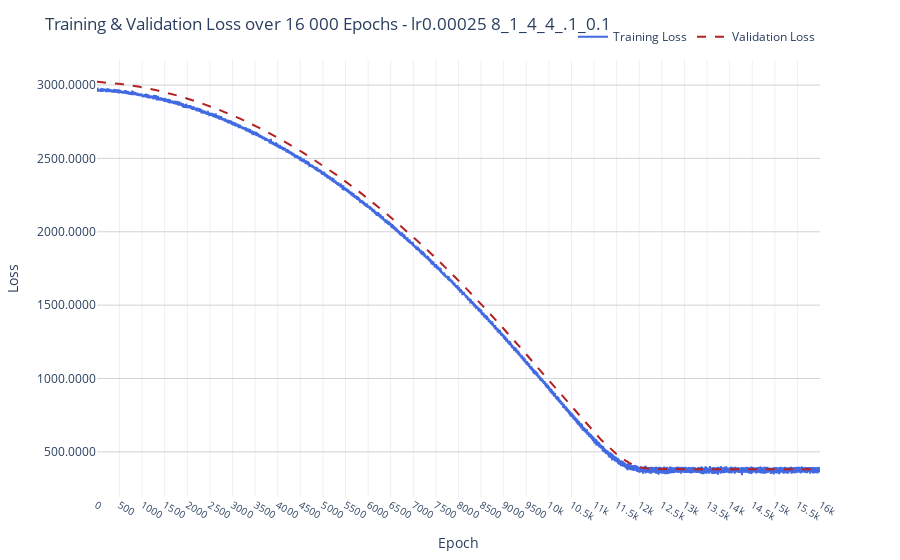

Source (notebook cell):
### Code cell
import plotly.graph_objects as go

epochs = list(range(1, len(train_losses) + 1))

fig = go.Figure()

# Training loss trace
fig.add_trace(go.Scatter(
    x=epochs,
    y=train_losses,
    mode="lines",
    name="Training Loss",
    line=dict(color="royalblue", width=2)
))

# Validation loss trace
fig.add_trace(go.Scatter(
    x=epochs,
    y=val_losses,
    mode="lines",
    name="Validation Loss",
    line=dict(color="firebrick", width=2, dash="dash")
))

# Layout enhancements
fig.update_layout(
    title="Training & Validation Loss over 16 000 Epochs - lr0.00025 8_1_4_4_.1_0.1",
    xaxis_title="Epoch",
    yaxis_title="Loss",
    xaxis=dict(
        tickmode='array',
        tickvals=list(range(0, 16500, 500)),  # Show ticks every 100 epochs
        tickfont=dict(size=10)
    ),
    yaxis=dict(
        tickformat=".2e" if max(train_losses + val_losses) > 1e4 else ".4f",  # Dynamic formatting
        gridcolor="lightgray"
    ),
    legend=dict(
        orientation="h",
        yanchor="bottom",
        y=1.02,
        xanchor="right",
        x=1
    ),
    template="plotly_white",
    margin=dict(t=60, b=40)
)

fig.show()

### Figure 1 — Plotly figure (JSON) as saved in the notebook; plotly's stock layout.template omitted (floating-point values rounded to 4 significant figures; data arrays with more than 128 entries replaced by an {"elided": "..."} marker saying what was removed)
{"data": [{"line": {"color": "royalblue", "width": 2}, "mode": "lines", "name": "Training Loss", "type": "scatter", "x": {"elided": "16000 int values"}, "y": {"elided": "16000 float values"}}, {"line": {"color": "firebrick", "dash": "dash", "width": 2}, "mode": "lines", "name": "Validation Loss", "type": "scatter", "x": {"elided": "16000 int values"}, "y": {"elided": "16000 float values"}}], "layout": {"legend": {"orientation": "h", "x": 1, "xanchor": "right", "y": 1.02, "yanchor": "bottom"}, "margin": {"b": 40, "t": 60}, "title": {"text": "Training & Validation Loss over 16 000 Epochs - lr0.00025 8_1_4_4_.1_0.1"}, "xaxis": {"tickfont": {"size": 10}, "tickmode": "array", "tickvals": [0, 500, 1000, 1500, 2000, 2500, 3000, 3500, 4000, 4500, 5000, 5500, 6000, 6500, 7000, 7500, 8000, 8500, 9000, 9500, 10000, 10500, 11000, 11500, 12000, 12500, 13000, 13500, 14000, 14500, 15000, 15500, 16000], "title": {"text": "Epoch"}}, "yaxis": {"gridcolor": "lightgray", "tickformat": ".4f", "title": {"text": "Loss"}}}}
